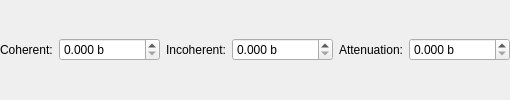
           <widget class="QWidget" name="page_4">
            <layout class="QHBoxLayout" name="horizontalLayout_7">
             <property name="leftMargin">
              <number>0</number>
             </property>
             <property name="rightMargin">
              <number>0</number>
             </property>
             <item>
              <widget class="QLabel" name="lbCoherentXSection_2">
               <property name="text">
                <string>Coherent:</string>
               </property>
              </widget>
             </item>
             <item>
              <widget class="QDoubleSpinBox" name="spCanCoherentXSection">
               <property name="suffix">
                <string> b</string>
               </property>
               <property name="decimals">
                <number>3</number>
               </property>
               <property name="maximum">
                <double>1000000.000000000000000</double>
               </property>
               <property name="singleStep">
                <double>0.100000000000000</double>
               </property>
              </widget>
             </item>
             <item>
              <widget class="QLabel" name="lbIncoherentXSection_2">
               <property name="text">
                <string>Incoherent:</string>
               </property>
              </widget>
             </item>
             <item>
              <widget class="QDoubleSpinBox" name="spCanIncoherentXSection">
               <property name="suffix">
                <string> b</string>
               </property>
               <property name="decimals">
                <number>3</number>
               </property>
               <property name="maximum">
                <double>1000000.000000000000000</double>
               </property>
               <property name="singleStep">
                <double>0.100000000000000</double>
               </property>
              </widget>
             </item>
             <item>
              <widget class="QLabel" name="lbAttenuationXSection_2">
               <property name="text">
                <string>Attenuation:</string>
               </property>
              </widget>
             </item>
             <item>
              <widget class="QDoubleSpinBox" name="spCanAttenuationXSection">
               <property name="suffix">
                <string> b</string>
               </property>
               <property name="decimals">
                <number>3</number>
               </property>
               <property name="maximum">
                <double>1000000.000000000000000</double>
               </property>
               <property name="singleStep">
                <double>0.100000000000000</double>
               </property>
              </widget>
             </item>
            </layout>
           </widget>
